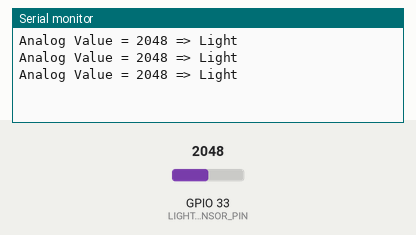
Bench run of a sketch on a simulated ESP32. Parts: the last lines printed to the serial monitor. The test bench sets the inputs (shaded band); at power-on: GPIO 33 (LIGHT_SENSOR_PIN) = 2048.

Above: at 1.3 s.
1.4 s: GPIO 33 (LIGHT_SENSOR_PIN) set to 1960
At 1.9 s:
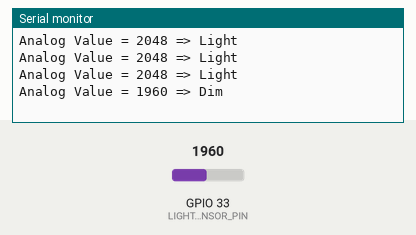
3.5 s: GPIO 33 (LIGHT_SENSOR_PIN) set to 2540
At 3.9 s:
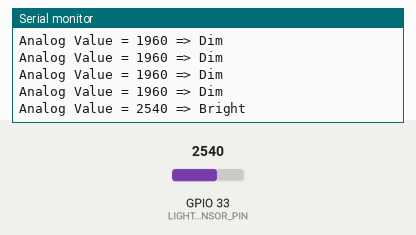
5.5 s: GPIO 33 (LIGHT_SENSOR_PIN) set to 4040
At 5.9 s:
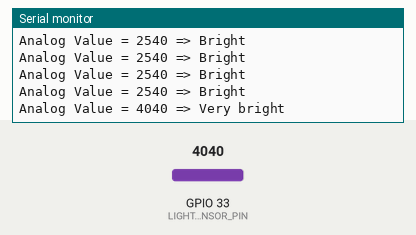
7.5 s: GPIO 33 (LIGHT_SENSOR_PIN) set to 0
At 7.9 s:
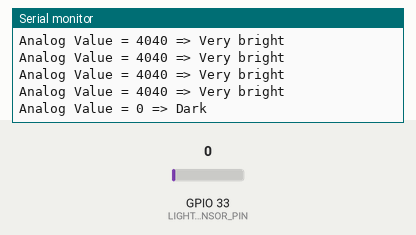

The sketch:

LDR_Serial_Print.ino
```cpp
//Prateek
//www.justdoelectronics.com
//https://www.youtube.com/c/JustDoElectronics

#define LIGHT_SENSOR_PIN 33

void setup() {

  Serial.begin(9600);
}

void loop() {
  int analogValue = analogRead(LIGHT_SENSOR_PIN);

  Serial.print("Analog Value = ");
  Serial.print(analogValue);


  if (analogValue < 40) {
    Serial.println(" => Dark");
  } else if (analogValue < 2000) {
    Serial.println(" => Dim");
  } else if (analogValue < 2500) {
    Serial.println(" => Light");
  } else if (analogValue < 4000) {
    Serial.println(" => Bright");
  } else {
    Serial.println(" => Very bright");
  }

  delay(500);
}
```

Measured:
- after the input at 1.4 s, the serial monitor: prints a new line after 0.10 s (image 1)
- after the input at 3.5 s, the serial monitor: prints a new line at once (image 2)
- after the input at 5.5 s, the serial monitor: prints a new line at once (image 3)
- after the input at 7.5 s, the serial monitor: prints a new line at once (image 4)
